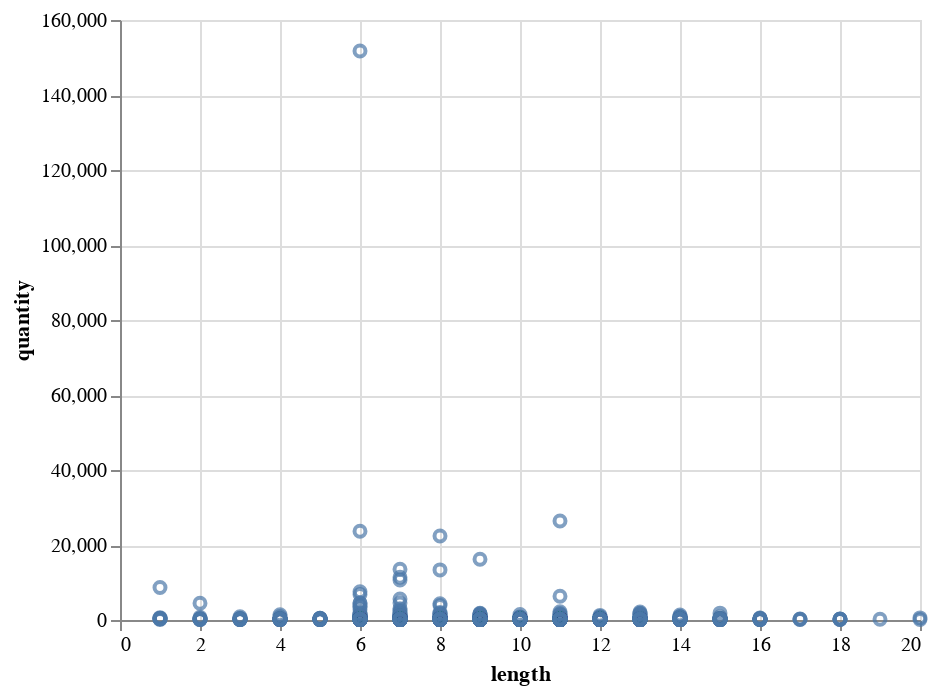

The notebook cell saved with this chart:
### Code cell
alt.Chart(c).mark_point().encode(
    x=alt.X('length'),
    y=alt.Y('quantity')
)

### Figure 1 — Vega-Lite specification as saved in the notebook (floating-point values rounded to 4 significant figures; data arrays with more than 128 entries replaced by an {"elided": "..."} marker saying what was removed)
{"$schema": "https://vega.github.io/schema/vega-lite/v3.4.0.json", "config": {"mark": {"tooltip": null}, "view": {"height": 300, "width": 400}}, "data": {"name": "data-e436134a1d0e50a5eb384b77d185ba8f"}, "datasets": {"data-e436134a1d0e50a5eb384b77d185ba8f": {"elided": "1000 records"}}, "encoding": {"x": {"field": "length", "type": "quantitative"}, "y": {"field": "quantity", "type": "quantitative"}}, "mark": "point"}
